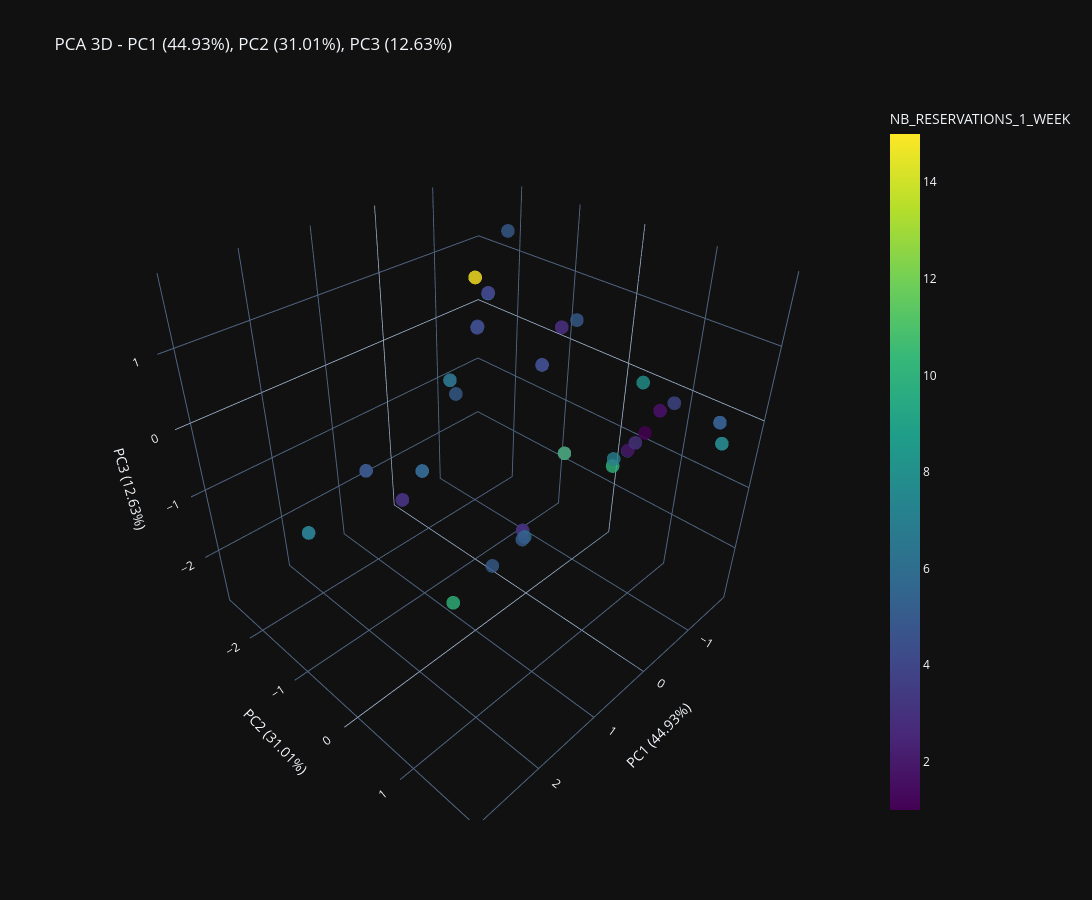

The notebook cell saved with this chart:
### Code cell
# Plot 3D : PC1 vs PC2 vs PC3
fig = go.Figure(data=[go.Scatter3d(
    x=X_pca[:, 0],  # PC1
    y=X_pca[:, 1],  # PC2
    z=X_pca[:, 2],  # PC3
    mode='markers',
    marker=dict(
        size=8,
        color=y,  # Couleur selon NB_RESERVATIONS_1_WEEK
        colorscale='Viridis',
        opacity=0.8,
        colorbar=dict(title='NB_RESERVATIONS_1_WEEK')
    ),
    text=[f'Reservation: {val}' for val in y]
)])

fig.update_layout(
    title=f'PCA 3D - PC1 ({explained_var[0]:.2%}), PC2 ({explained_var[1]:.2%}), PC3 ({explained_var[2]:.2%})',
    scene=dict(
        xaxis_title=f'PC1 ({explained_var[0]:.2%})',
        yaxis_title=f'PC2 ({explained_var[1]:.2%})',
        zaxis_title=f'PC3 ({explained_var[2]:.2%})'
    ),
    template='plotly_dark',
    width=1200,
    height=900
)

fig.show()

### Figure 1 — Plotly figure (JSON) as saved in the notebook; plotly's stock layout.template omitted (floating-point values rounded to 4 significant figures)
{"data": [{"marker": {"color": [5, 5, 8, 7, 5, 2, 6, 3, 4, 6, 4, 6, 5, 4, 1, 10, 7, 1, 3, 3, 7, 5, 8, 10, 4, 4, 1, 4, 4, 8, 12, 5, 5, 8, 2, 6, 5, 5, 3, 7, 2, 3, 7, 6, 9, 7, 7, 8, 5, 3, 3, 5, 2, 7, 7, 8, 4, 10, 8, 4, 5, 3, 3, 5, 6, 5, 10, 15, 15, 8, 8], "colorbar": {"title": {"text": "NB_RESERVATIONS_1_WEEK"}}, "colorscale": [[0, "#440154"], [0.1111, "#482878"], [0.2222, "#3e4989"], [0.3333, "#31688e"], [0.4444, "#26828e"], [0.5556, "#1f9e89"], [0.6667, "#35b779"], [0.7778, "#6ece58"], [0.8889, "#b5de2b"], [1, "#fde725"]], "opacity": 0.8, "size": 8}, "mode": "markers", "text": ["Reservation: 5", "Reservation: 5", "Reservation: 8", "Reservation: 7", "Reservation: 5", "Reservation: 2", "Reservation: 6", "Reservation: 3", "Reservation: 4", "Reservation: 6", "Reservation: 4", "Reservation: 6", "Reservation: 5", "Reservation: 4", "Reservation: 1", "Reservation: 10", "Reservation: 7", "Reservation: 1", "Reservation: 3", "Reservation: 3", "Reservation: 7", "Reservation: 5", "Reservation: 8", "Reservation: 10", "Reservation: 4", "Reservation: 4", "Reservation: 1", "Reservation: 4", "Reservation: 4", "Reservation: 8", "Reservation: 12", "Reservation: 5", "Reservation: 5", "Reservation: 8", "Reservation: 2", "Reservation: 6", "Reservation: 5", "Reservation: 5", "Reservation: 3", "Reservation: 7", "Reservation: 2", "Reservation: 3", "Reservation: 7", "Reservation: 6", "Reservation: 9", "Reservation: 7", "Reservation: 7", "Reservation: 8", "Reservation: 5", "Reservation: 3", "Reservation: 3", "Reservation: 5", "Reservation: 2", "Reservation: 7", "Reservation: 7", "Reservation: 8", "Reservation: 4", "Reservation: 10", "Reservation: 8", "Reservation: 4", "Reservation: 5", "Reservation: 3", "Reservation: 3", "Reservation: 5", "Reservation: 6", "Reservation: 5", "Reservation: 10", "Reservation: 15", "Reservation: 15", "Reservation: 8", "Reservation: 8"], "type": "scatter3d", "x": [-0.8284, -1.349, -1.348, -1.704, -1.704, -1.703, -1.343, -1.343, -1.344, -1.693, -1.687, -0.5439, -0.5431, -0.5422, -1.261, -1.726, -1.495, -1.492, -1.388, -0.7196, -1.319, -0.7196, -0.7196, -0.7196, -0.7196, -0.7196, -0.7196, -1.179, -0.9191, -1.179, -1.292, -1.292, -1.292, -1.292, -1.292, -1.292, -1.292, -0.3993, -0.1998, -0.1998, -0.1998, 1.197, 1.197, 1.807, 1.807, 1.807, 1.807, 1.807, 1.807, 2.136, 2.136, 3.051, 3.051, 3.051, 3.051, 2.31, 2.31, 2.31, 2.31, 2.31, 1.169, 1.191, 1.191, 0.5022, -0.1313, -0.1852, 0.9489, -0.8615, 0.2571, 0.2571, -0.8837], "y": [-1.273, -2.1, -2.099, -2.664, -2.664, -2.663, -2.091, -2.091, -2.092, -2.647, -2.637, -0.3824, -0.3811, -0.3797, 0.7696, 0.03054, 0.3967, 0.4021, 0.5678, 1.259, 0.3079, 1.259, 1.259, 1.259, 1.259, 1.259, 1.259, 1.86, 1.312, 1.86, 1.73, 1.73, 1.73, 1.73, 1.73, 1.73, 1.73, 0.217, 0.1642, 0.1642, 0.1642, -0.2052, -0.2052, -0.01808, -0.01808, -0.01808, -0.01808, -0.01808, -0.01808, 0.02239, 0.02239, -0.4343, -0.4343, -0.4343, -0.4343, -0.3427, -0.3427, -0.3427, -0.3427, -0.3427, -0.1455, 0.9109, 0.9109, -0.1837, -0.1853, -0.2709, -0.4787, -1.87, 0.687, 0.687, 0.8842], "z": [1.758, 0.4985, 0.5005, -0.3601, -0.3601, -0.358, 0.5127, 0.5127, 0.5107, -0.3336, -0.3194, 0.3507, 0.3528, 0.3548, -0.4586, -1.584, -1.026, -1.018, -0.7658, 0.3292, -1.119, 0.3292, 0.3292, 0.3292, 0.3292, 0.3292, 0.3292, -0.05943, 0.3674, -0.05943, 0.121, 0.121, 0.121, 0.121, 0.121, 0.121, 0.121, 1.221, 1.183, 1.183, 1.183, 0.9156, 0.9156, 0.1171, 0.1171, 0.1171, 0.1171, 0.1171, 0.1171, -0.07306, -0.07306, -0.2579, -0.2579, -0.2579, -0.2579, 0.2115, 0.2115, 0.2115, 0.2115, 0.2115, 0.7572, -0.5276, -0.5276, -2.194, -2.074, -2.204, -2.766, 0.9569, -0.06637, -0.06637, 0.4794]}], "layout": {"height": 900, "scene": {"xaxis": {"title": {"text": "PC1 (44.93%)"}}, "yaxis": {"title": {"text": "PC2 (31.01%)"}}, "zaxis": {"title": {"text": "PC3 (12.63%)"}}}, "title": {"text": "PCA 3D - PC1 (44.93%), PC2 (31.01%), PC3 (12.63%)"}, "width": 1200}}
